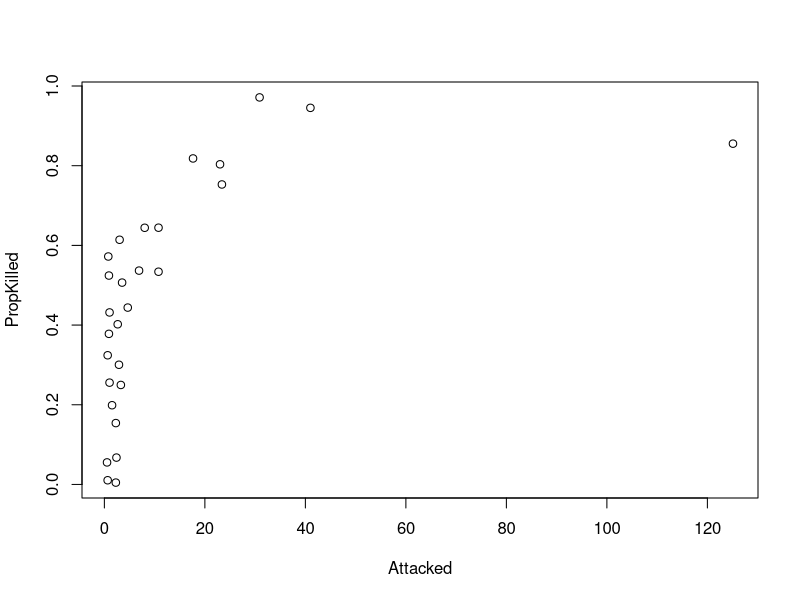
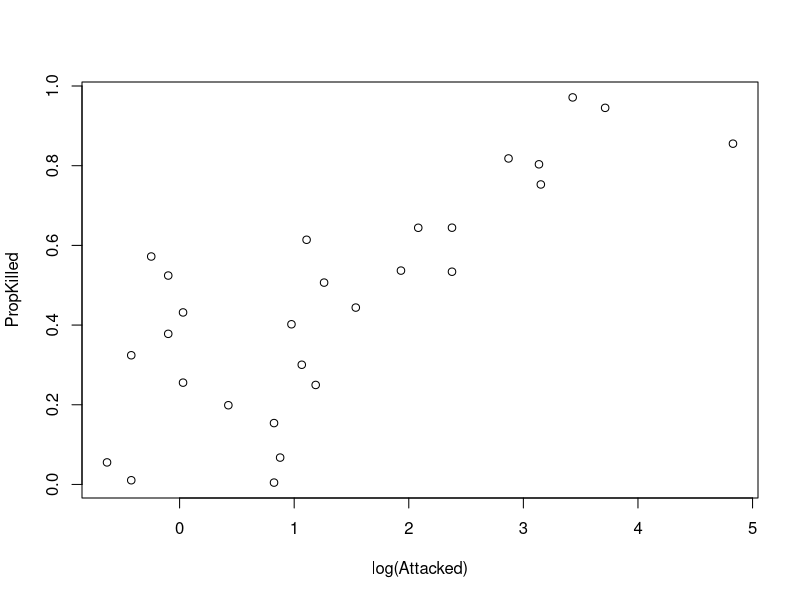
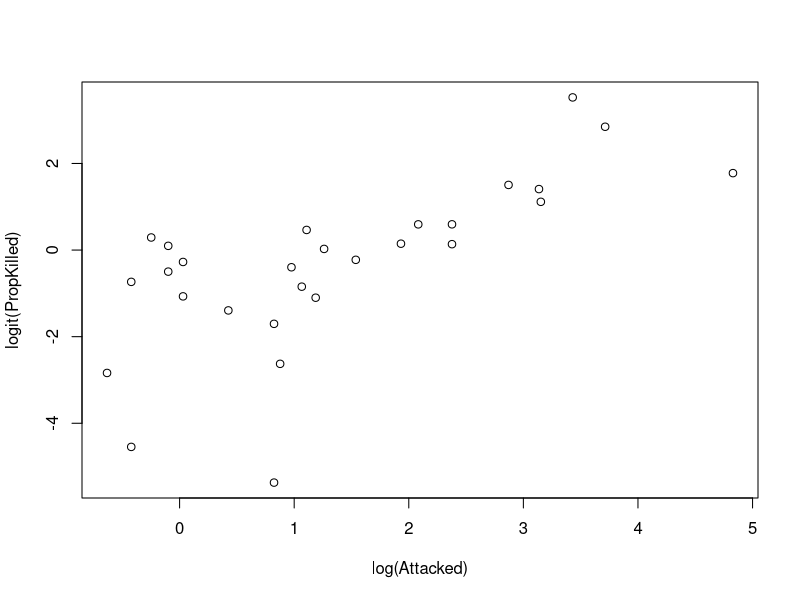
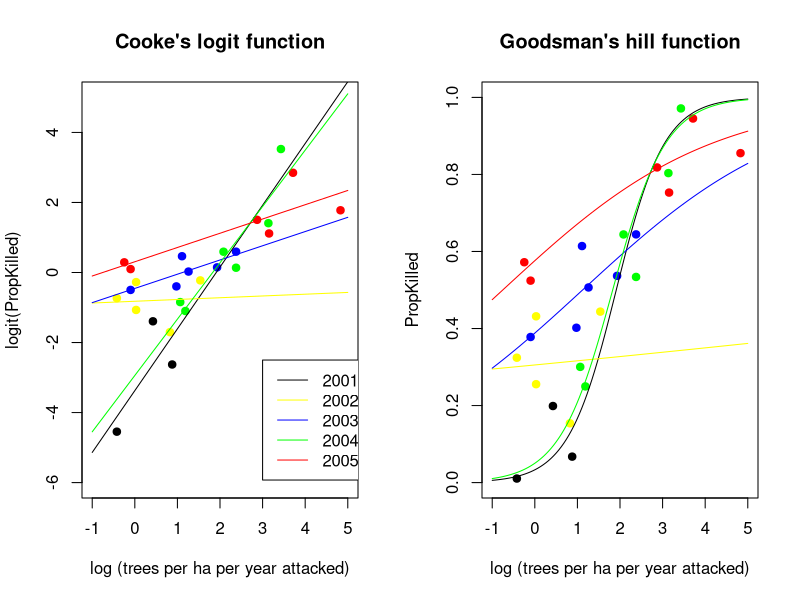
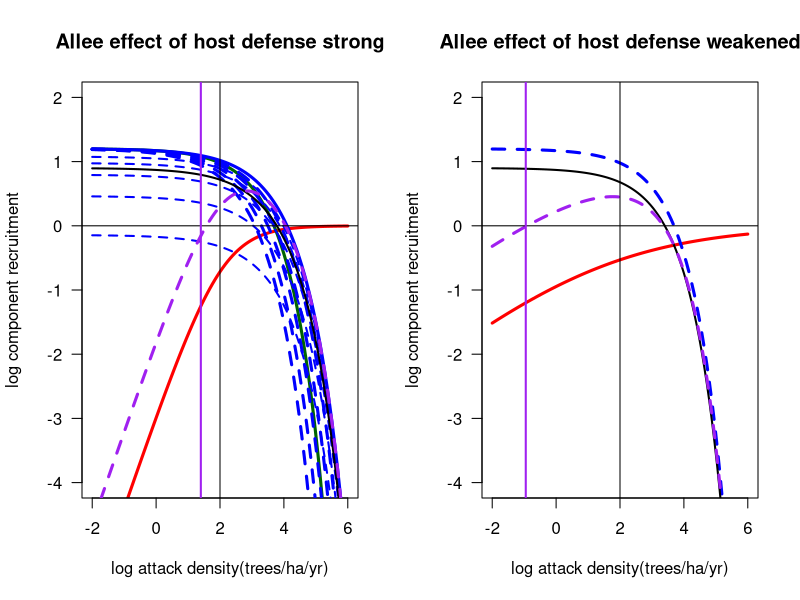
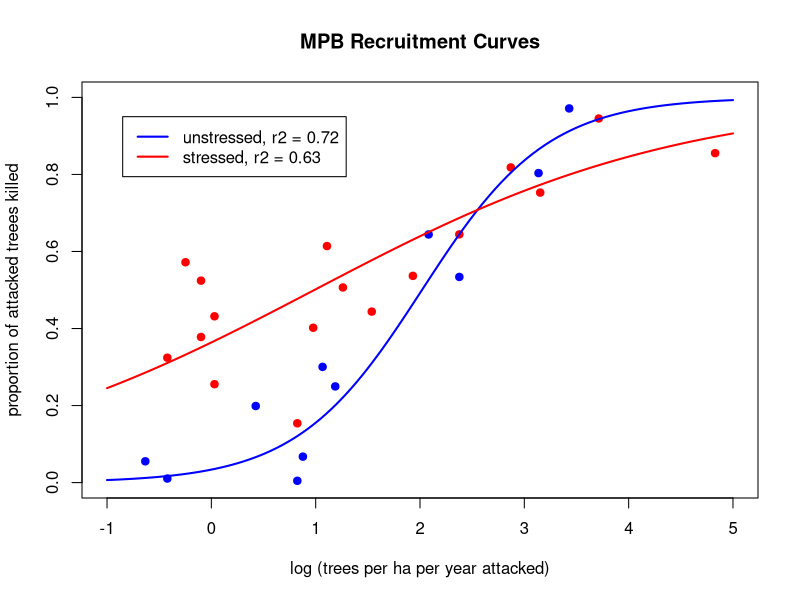

Recreate these plots in R, in order.
## Boone et al. 2011 (Fig 2)
BooneData <- read.csv("growth-curves/BooneCurveData2.csv")

str(BooneData)

plot(PropKilled ~ Attacked, data = BooneData)
plot(PropKilled ~ log(Attacked), data = BooneData)
BooneData$Site <- c(rep("A", 6), rep("B", 6), rep("D", 5),
                    rep("E", 4), rep("F", 4), rep("G", 3))
BooneData$Year <- c(2000:2005, 2000:2005, 2001:2005,
                    2002:2005, 2002:2005, 2003:2005)

logit <- function(p) {
 log(p / (1 - p))
}

plot(logit(PropKilled) ~ (log(Attacked)), data = BooneData)
Yr2000 <- subset(BooneData, Year == "2000")
Yr2001 <- subset(BooneData, Year == "2001")
Yr2002 <- subset(BooneData, Year == "2002")
Yr2003 <- subset(BooneData, Year == "2003")
Yr2004 <- subset(BooneData, Year == "2004")
Yr2005 <- subset(BooneData, Year == "2005")

lm01 <- lm(logit(PropKilled) ~ log(Attacked), data = Yr2001)
summary(lm01)

lm02 <- lm(logit(PropKilled) ~ log(Attacked), data = Yr2002)
summary(lm02)

lm03 <- lm(logit(PropKilled) ~ log(Attacked), data = Yr2003)
summary(lm03)

lm04 <- lm(logit(PropKilled) ~ log(Attacked), data = Yr2004)
summary(lm04)

lm05 <- lm(logit(PropKilled) ~ log(Attacked), data = Yr2005)
summary(lm05)

dev.new(width = 10, height = 6)
par(mfrow = c(1, 2))

# Barry Cooke's logit linearization
plot(logit(PropKilled) ~ log(Attacked), xlim = c(-1, 5), ylim = c(-6, 5), pch = 19,
     col = "black", data = Yr2001, main = "Cooke's logit function",
     xlab = "log (trees per ha per year attacked)")
points(logit(PropKilled) ~ log(Attacked), pch = 19, col = "yellow", data = Yr2002)
points(logit(PropKilled) ~ log(Attacked), pch = 19, col = "blue", data = Yr2003)
points(logit(PropKilled) ~ log(Attacked), pch = 19, col = "green", data = Yr2004)
points(logit(PropKilled) ~ log(Attacked), pch = 19, col = "red", data = Yr2005)

curve(lm01$coefficients[[1]] + lm01$coefficients[[2]] * x, -1, 5, add = TRUE, col = "black")
curve(lm02$coefficients[[1]] + lm02$coefficients[[2]] * x, -1, 5, add = TRUE, col = "yellow")
curve(lm03$coefficients[[1]] + lm03$coefficients[[2]] * x, -1, 5, add = TRUE, col = "blue")
curve(lm04$coefficients[[1]] + lm04$coefficients[[2]] * x, -1, 5, add = TRUE, col = "green")
curve(lm05$coefficients[[1]] + lm05$coefficients[[2]] * x, -1, 5, add = TRUE, col = "red")

legend(3, -2.5, c(2001:2005), col = c("black", "yellow", "blue", "green", "red"), lty = 1)

## Devin Goodsman's Hill function
## (this ends up being equivalent as Cooke's approach)
hill <- function(a, b, x) {
 exp(a) * x^b / (1 + exp(a) * x^b)
}

# sigmoidal hill function plot
plot(PropKilled ~ log(Attacked), xlim = c(-1, 5), ylim = c(0, 1), pch = 19,
     col = "black", data = Yr2001, main = "Goodsman's hill function",
     xlab = "log (trees per ha per year attacked)")
points(PropKilled ~ log(Attacked), pch = 19, col = "yellow", data = Yr2002)
points(PropKilled ~ log(Attacked), pch = 19, col = "blue", data = Yr2003)
points(PropKilled ~ log(Attacked), pch = 19, col = "green", data = Yr2004)
points(PropKilled ~ log(Attacked), pch = 19, col = "red", data = Yr2005)

curve(hill(lm01$coefficients[[1]], lm01$coefficients[[2]], exp(x)), -1, 5, add = TRUE, col = "black") #lm01
curve(hill(lm02$coefficients[[1]], lm02$coefficients[[2]], exp(x)), -1, 5, add = TRUE, col = "yellow") #lm02
curve(hill(lm03$coefficients[[1]], lm03$coefficients[[2]], exp(x)), -1, 5, add = TRUE, col = "blue") #lm03
curve(hill(lm04$coefficients[[1]], lm04$coefficients[[2]], exp(x)), -1, 5, add = TRUE, col = "green") #lm04
curve(hill(lm05$coefficients[[1]], lm05$coefficients[[2]], exp(x)), -1, 5, add = TRUE, col = "red") #lm05

dev.new(width = 10, height = 6)
par(mfrow = c(1, 2))
fudge2 <- 0.9 # from MacQuarrie 2011 (Fig 3d)
fudge <- fudge2 + 0.3 # somewhat arbitrary;
                      # chosen so that the resulting curve passes 1 when flexed

par(las = 1)
xmin <- -2
xmax <- 6

# unweakened host defences (2004 fit)
a <- 0.9
curve(log(hill(lm04$coefficients[[1]], lm04$coefficients[[2]], exp(a * x))), xmin, xmax,
      col = "red", lwd = 3, ylim = c(-4, 2),
      main = "Allee effect of host defense strong",
      xlab = "log attack density(trees/ha/yr)",
      ylab = "log component recruitment")
curve(fudge - 0.03 * exp(1 * x), xmin, xmax, add = TRUE, col = "darkgreen", lwd = 3, lty = 1)
curve(fudge - 0.03 * exp(a * x), xmin, xmax, add = TRUE, col = "blue", lwd = 3, lty = 1)

## mortality from emigration/dispersal
# r: relative stocking value (0,1)
# d: slope parameter [1,Inf)
# s: scaling parameter (0,1)
m_e <- function(r, d, s) {
  s * exp(1 - d * r)
}

s <- 0.9
d <- 3
r <- seq(0.2, 1, 0.2)
curve(fudge - m_e(r[1], d, s) - 0.03 * exp(a * x), xmin, xmax, add = TRUE, col = "blue", lwd = 2, lty = 2)
curve(fudge - m_e(r[2], d, s) - 0.03 * exp(a * x), xmin, xmax, add = TRUE, col = "blue", lwd = 2, lty = 2)
curve(fudge - m_e(r[3], d, s) - 0.03 * exp(a * x), xmin, xmax, add = TRUE, col = "blue", lwd = 2, lty = 2)
curve(fudge - m_e(r[4], d, s) - 0.03 * exp(a * x), xmin, xmax, add = TRUE, col = "blue", lwd = 2, lty = 2)
curve(fudge - m_e(r[5], d, s) - 0.03 * exp(a * x), xmin, xmax, add = TRUE, col = "blue", lwd = 2, lty = 2)

## intensified competition via host removal (thinning)
r <- seq(0.2, 1, 0.2)
curve(fudge - 0.03 * exp(a * (x + r[1])), xmin, xmax, add = TRUE, col = "blue", lwd = 3, lty = 2)
curve(fudge - 0.03 * exp(a * (x + r[2])), xmin, xmax, add = TRUE, col = "blue", lwd = 3, lty = 2)
curve(fudge - 0.03 * exp(a * (x + r[3])), xmin, xmax, add = TRUE, col = "blue", lwd = 3, lty = 2)
curve(fudge - 0.03 * exp(a * (x + r[4])), xmin, xmax, add = TRUE, col = "blue", lwd = 3, lty = 2)
curve(fudge - 0.03 * exp(a * (x + r[5])), xmin, xmax, add = TRUE, col = "blue", lwd = 3, lty = 2)

curve(fudge2 - 0.03 * exp(a * x), xmin, xmax, add = TRUE, col = "black", lwd = 2, lty = 1)
curve(log(hill(lm04$coefficients[[1]], lm04$coefficients[[2]], exp(a * x))) +
        (fudge - 0.03 * exp(a * x)), xmin, xmax, add = TRUE, col = "purple", lwd = 3, lty = 2)
abline(h = 0)
abline(v = 2)
abline(v = 1.4, lwd = 2, lty = 1, col = "purple") ## needs to actually be the intersect

# weakened host defenses (2003 fit)
curve(log(hill(lm03$coefficients[[1]], lm03$coefficients[[2]], exp(x))), xmin, xmax,
      col = "red", lwd = 3, ylim = c(-4,2),
      main = "Allee effect of host defense weakened",
      xlab = "log attack density(trees/ha/yr)",
      ylab = "log component recruitment")
curve(fudge - 0.03 * exp(x), xmin, xmax, add = TRUE, col = "blue", lwd = 3, lty = 2)
curve(fudge2 - 0.03 * exp(x), xmin, xmax, add = TRUE, col = "black", lwd = 2, lty = 1)
curve(log(hill(lm03$coefficients[[1]], lm03$coefficients[[2]], exp(x))) +
        (fudge - 0.03 * exp(x)), xmin, xmax, add = TRUE,
      col = "purple", lwd = 3, lty = 2)
abline(h = 0)
abline(v = 2)
abline(v = -0.95, lwd = 2, lty = 1, col = "purple")

# grouped
stressed <- rbind(Yr2002, Yr2003, Yr2005)
unstressed <- rbind(Yr2000, Yr2001, Yr2004)
lm.s <- lm(logit(PropKilled) ~ log(Attacked), data = stressed)
summary(lm.s)
lm.u <- lm(logit(PropKilled) ~ log(Attacked), data = unstressed)
summary(lm.u)

pdf("figures/BooneCurveData_StressedUnstressed.pdf", width = 6, height = 6)
#dev.new(width = 6, height = 6)
plot(PropKilled ~ log(Attacked), xlim = c(-1, 5), ylim = c(0, 1), pch = 19,
     col = "blue", data = unstressed, main = "MPB Recruitment Curves",
     xlab = "log (trees per ha per year attacked)",
     ylab = "proportion of attacked treees killed")
points(PropKilled ~ log(Attacked), pch = 19, col = "red", data = stressed)
curve(hill(lm.u$coefficients[[1]], lm.u$coefficients[[2]], exp(x)), -1,5, add = TRUE,
      col = "blue", lwd = 2)
curve(hill(lm.s$coefficients[[1]], lm.s$coefficients[[2]], exp(x)), -1,5, add = TRUE,
      col = "red", lwd = 2)
legend(-0.85, 0.95, c("unstressed, r2 = 0.72", "stressed, r2 = 0.63"),
       col = c("blue", "red"), lty = 1, lwd = 2)
dev.off()
